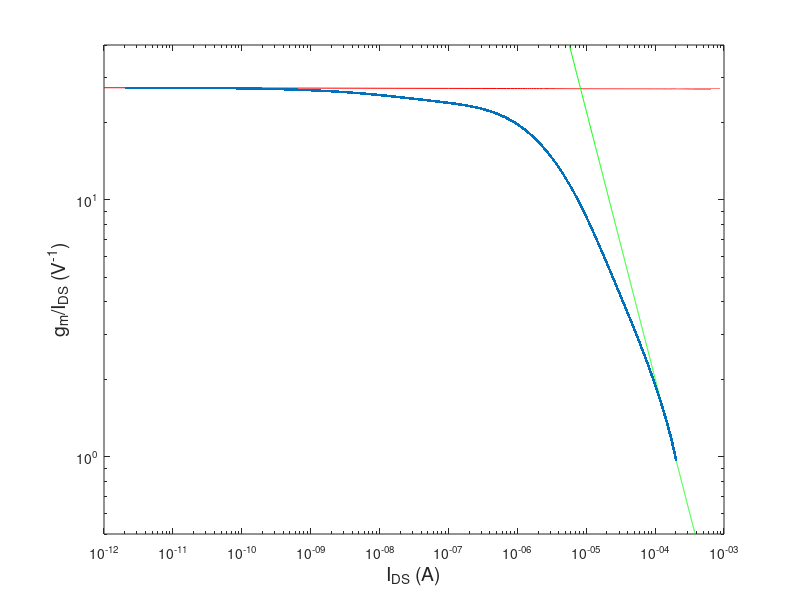

Here is the MATLAB script that generated this plot:
%%% Specific current calculations
clear all
close all

load nmos_i_vgs
load gmi_n

v_gs = data(:,1);
i_ds = data(:,2);

g_m_calc = diff(i_ds)./diff(v_gs);
g_m_over_i_calc = g_m_calc./i_ds(2:end);
g_m_over_i_meas = measData(:,2);

[max_eff, i_max_eff] = max(g_m_over_i_meas);

x = linspace(1e-12,1e-3,10000);
m1 = (log10(g_m_over_i_meas(i_max_eff+1))-log10(g_m_over_i_meas(i_max_eff)))/...
    (log10(i_ds(i_max_eff+1))-log10(i_ds(i_max_eff)));

y1 = 10.^(m1*(log10(x)-log10(i_ds(i_max_eff))) + log10(g_m_over_i_meas(i_max_eff)) );

offset = 2000;

m2 = (log10(g_m_over_i_meas(end)) - log10(g_m_over_i_meas(end-offset)))/...
    (log10(i_ds(end))-log10(i_ds(end-offset)));

y2 = 10.^(m2*(log10(x)-log10(i_ds(end-offset))) + log10(g_m_over_i_meas(end-offset)));

for i=1:length(x)
    if y1(i) > y2(i)
        I_specific = x(i);
        %I_specific = 1.656e-5
        break
    end
end

nmos_specI = figure();
loglog(x,y1,'r',...
    x,y2,'g',...
    i_ds,g_m_over_i_meas,'.',...
    'LineWidth',1)
xlabel('I_{DS} (A)','fontsize',14)
ylabel('g_m/I_{DS} (V^{-1})','fontsize',14)
xlim([1e-12,1e-3])
ylim([.5e0,40])
